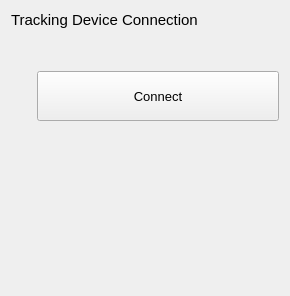
<?xml version="1.0" encoding="UTF-8"?>
<ui version="4.0">
 <class>QmitkIGTConnectionWidgetControls</class>
 <widget class="QWidget" name="QmitkIGTConnectionWidgetControls">
  <property name="geometry">
   <rect>
    <x>0</x>
    <y>0</y>
    <width>289</width>
    <height>296</height>
   </rect>
  </property>
  <property name="minimumSize">
   <size>
    <width>0</width>
    <height>0</height>
   </size>
  </property>
  <property name="windowTitle">
   <string>QmitkIGTConnection</string>
  </property>
  <layout class="QGridLayout" name="gridLayout">
   <item row="0" column="0" colspan="2">
    <widget class="QLabel" name="label">
     <property name="font">
      <font>
       <pointsize>11</pointsize>
       <weight>50</weight>
       <bold>false</bold>
      </font>
     </property>
     <property name="text">
      <string>Tracking Device Connection</string>
     </property>
    </widget>
   </item>
   <item row="1" column="0" rowspan="3">
    <widget class="QmitkTrackingDeviceConfigurationWidget" name="trackingDeviceConfigurationWidget" native="true">
     <property name="sizePolicy">
      <sizepolicy hsizetype="Preferred" vsizetype="Preferred">
       <horstretch>0</horstretch>
       <verstretch>0</verstretch>
      </sizepolicy>
     </property>
     <property name="styleSheet">
      <string notr="true"/>
     </property>
    </widget>
   </item>
   <item row="2" column="1">
    <widget class="QPushButton" name="connectButton">
     <property name="enabled">
      <bool>true</bool>
     </property>
     <property name="sizePolicy">
      <sizepolicy hsizetype="Expanding" vsizetype="Fixed">
       <horstretch>0</horstretch>
       <verstretch>0</verstretch>
      </sizepolicy>
     </property>
     <property name="minimumSize">
      <size>
       <width>0</width>
       <height>50</height>
      </size>
     </property>
     <property name="font">
      <font>
       <pointsize>10</pointsize>
      </font>
     </property>
     <property name="toolTip">
      <string>Connect to camera</string>
     </property>
     <property name="text">
      <string>Connect</string>
     </property>
     <property name="icon">
      <iconset resource="../resources/IGTUI.qrc">
       <normaloff>:/IGTUI/powerRed.png</normaloff>
       <normalon>:/IGTUI/powerGreen.png</normalon>:/IGTUI/powerRed.png</iconset>
     </property>
     <property name="iconSize">
      <size>
       <width>30</width>
       <height>30</height>
      </size>
     </property>
     <property name="checkable">
      <bool>true</bool>
     </property>
    </widget>
   </item>
   <item row="3" column="1">
    <spacer name="verticalSpacer">
     <property name="orientation">
      <enum>Qt::Vertical</enum>
     </property>
     <property name="sizeHint" stdset="0">
      <size>
       <width>242</width>
       <height>143</height>
      </size>
     </property>
    </spacer>
   </item>
   <item row="4" column="0">
    <spacer name="verticalSpacer_2">
     <property name="orientation">
      <enum>Qt::Vertical</enum>
     </property>
     <property name="sizeHint" stdset="0">
      <size>
       <width>20</width>
       <height>40</height>
      </size>
     </property>
    </spacer>
   </item>
   <item row="1" column="1">
    <spacer name="verticalSpacer_3">
     <property name="orientation">
      <enum>Qt::Vertical</enum>
     </property>
     <property name="sizeHint" stdset="0">
      <size>
       <width>20</width>
       <height>40</height>
      </size>
     </property>
    </spacer>
   </item>
  </layout>
 </widget>
 <layoutdefault spacing="6" margin="11"/>
 <customwidgets>
  <customwidget>
   <class>QmitkTrackingDeviceConfigurationWidget</class>
   <extends>QWidget</extends>
   <header>QmitkTrackingDeviceConfigurationWidget.h</header>
   <container>1</container>
  </customwidget>
 </customwidgets>
 <resources>
  <include location="../resources/QmitkToFUtilWidget.qrc"/>
  <include location="../resources/IGTUI.qrc"/>
 </resources>
 <connections/>
</ui>
